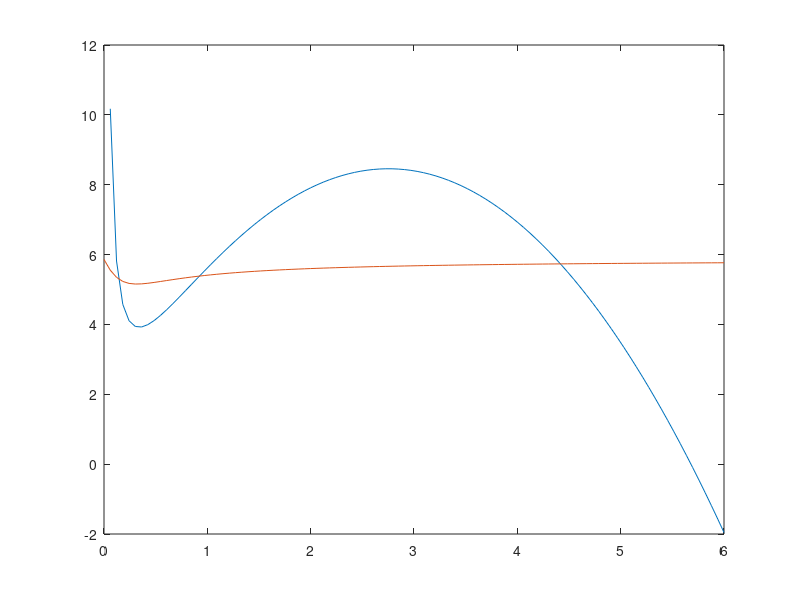

This chart was generated by the following MATLAB code:
a=linspace(0,6,100);
k=10;
h=10;
p=10;
b=5.68;
c=5.86;
u1=(b-a).*(1+a+k*a.^2)./(p*a);
u2=h*c*(1+a+k*a.^2)./(p*a+h*(1+a+k*a.^2));
plot(a,[u1; u2])